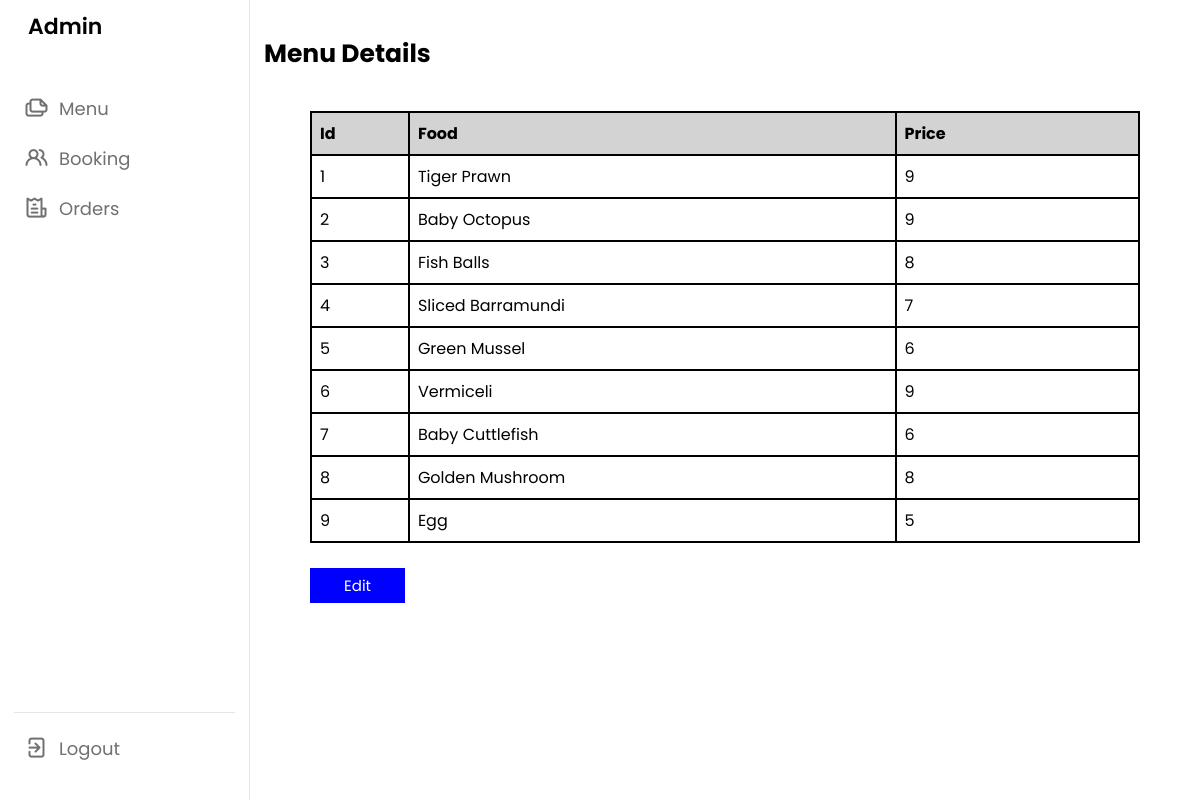
Screenshot of /adminmenu.php with the database file from the repository.
### tables this page shows
CREATE TABLE `menu` (
  `id` int(10) NOT NULL,
  `name` varchar(100) NOT NULL,
  `price` float NOT NULL
);

### adminmenu.php (the view, shortened to what this page needs)
<!DOCTYPE html>
<html lang="en">
<head>
    <link rel="stylesheet" href="https://unicons.iconscout.com/release/v4.0.0/css/line.css">
</head>
<body>
    <nav>
        <div class="logo-name">
            <span class="logo_name">Admin</span>
        </div>
        <div class="menu-items">
            <ul class="nav-links">
                <li><a href="adminmenu.php">
                        <i class="uil uil-files-landscapes"></i>
                        <span class="link-name">Menu</span>
                    </a></li>
                <li><a href="adminbooking.php">
                        <i class="uil uil-users-alt"></i>
                        <span class="link-name">Booking</span>
                    </a></li>
                <li><a href="orderview.php">
                        <i class="uil uil-invoice"></i>
                        <span class="link-name">Orders</span>
                    </a></li>
            </ul>
            <ul class="logout-mode">
                <li>
                    <a href="index.php">
                        <i class="uil uil-signout"></i>
                        <span class="link-name">Logout</span>
                    </a>
                </li>
            </ul>
        </div>
    </nav>
    <section class="dashboard">
        <div class="top">
        </div>
        <?php
        $servername = "localhost";
        $username = "root";
        $password = "";
        $dbname = "sizzlepot";
        $conn = mysqli_connect($servername, $username, $password, $dbname);
        $sql = "SELECT * FROM `menu`";
        $result = mysqli_query($conn, $sql);
        ?>
        <br>
        <p style="font-size:25px; font-family: 'Poppins', sans-serif; "><b>Menu Details </b></h1>
            <br>
            <br>
        <table>
            <tr>
                <th style="width:4%;">Id</th>
                <th style="width:20%;">Food</th>
                <th style="width:10%;">Price</th>
            </tr>
            <?php
            while ($row = mysqli_fetch_assoc($result)) { ?>
                <tr>
                    <td style=""><?php echo $row["id"] ?></td>
                    <td><?php echo $row["name"] ?></td>
                    <td><?php echo $row["price"] ?></td>
                </tr>
            <?php } ?>
        </table>
        <br>
        <button onclick="window.location.href='editadminmenu.php'" style="margin-left: 5%;background-color:blue; color:white;border: none;padding: 6px 34px;font-size:15px;" type="button">Edit</button>
</body>
</html>

### adminmenu.php (style rules this page uses)
* { margin: 0; padding: 0; box-sizing: border-box; font-family: 'Poppins', sans-serif; }
:root { --primary-color: #0E4BF1; --panel-color: #FFF; --text-color: #000; --black-light-color: #707070; --border-color: #e6e5e5; --toggle-color: #DDD; --box1-color: #4DA3FF; --box2-color: #FFE6AC; --box3-color: #E7D1FC; --title-icon-color: #fff; --tran-05: all 0.5s ease; --tran-03: all 0.3s ease; --tran-03: all 0.2s ease; }
body { min-height: 100vh; background-color: orange; }
nav { position: fixed; top: 0; left: 0; height: 100%; width: 250px; padding: 10px 14px; background-color: var(--panel-color); border-right: 1px solid var(--border-color); transition: var(--tran-05); }
nav .logo-name { display: flex; align-items: center; }
nav .logo-name .logo_name { font-size: 22px; font-weight: 600; color: var(--text-color); margin-left: 14px; transition: var(--tran-05); }
nav .menu-items { margin-top: 40px; height: calc(100% - 90px); display: flex; flex-direction: column; justify-content: space-between; }
.menu-items li { list-style: none; }
.menu-items li a { display: flex; align-items: center; height: 50px; text-decoration: none; position: relative; }
.menu-items li a i { font-size: 24px; min-width: 45px; height: 100%; display: flex; align-items: center; justify-content: center; color: var(--black-light-color); }
.menu-items li a .link-name { font-size: 18px; font-weight: 400; color: var(--black-light-color); transition: var(--tran-05); }
.menu-items .logout-mode { padding-top: 10px; border-top: 1px solid var(--border-color); }
.dashboard { position: relative; left: 250px; background-color: var(--panel-color); min-height: 100vh; width: calc(100% - 250px); padding: 10px 14px; transition: var(--tran-05); }
.dashboard .top { position: fixed; top: 0; left: 250px; display: flex; width: calc(100% - 250px); justify-content: space-between; align-items: center; padding: 10px 14px; background-color: var(--panel-color); transition: var(--tran-05); z-index: 10; }
table { border-collapse: collapse; width: 90%; margin: 0 auto; border: 1px solid #ddd; }
th, td { border: 2px solid black; padding: 8px; text-align: left; }
th { background-color: lightgrey; }

### rows the page displays
menu: id "1", name "Tiger Prawn", price "9"
menu: id "2", name "Baby Octopus", price "9"
menu: id "3", name "Fish Balls", price "8"
menu: id "4", name "Sliced Barramundi", price "7"
menu: id "5", name "Green Mussel", price "6"
menu: id "6", name "Vermiceli", price "9"
menu: id "7", name "Baby Cuttlefish", price "6"
menu: id "8", name "Golden Mushroom", price "8"
menu: id "9", name "Egg", price "5"
